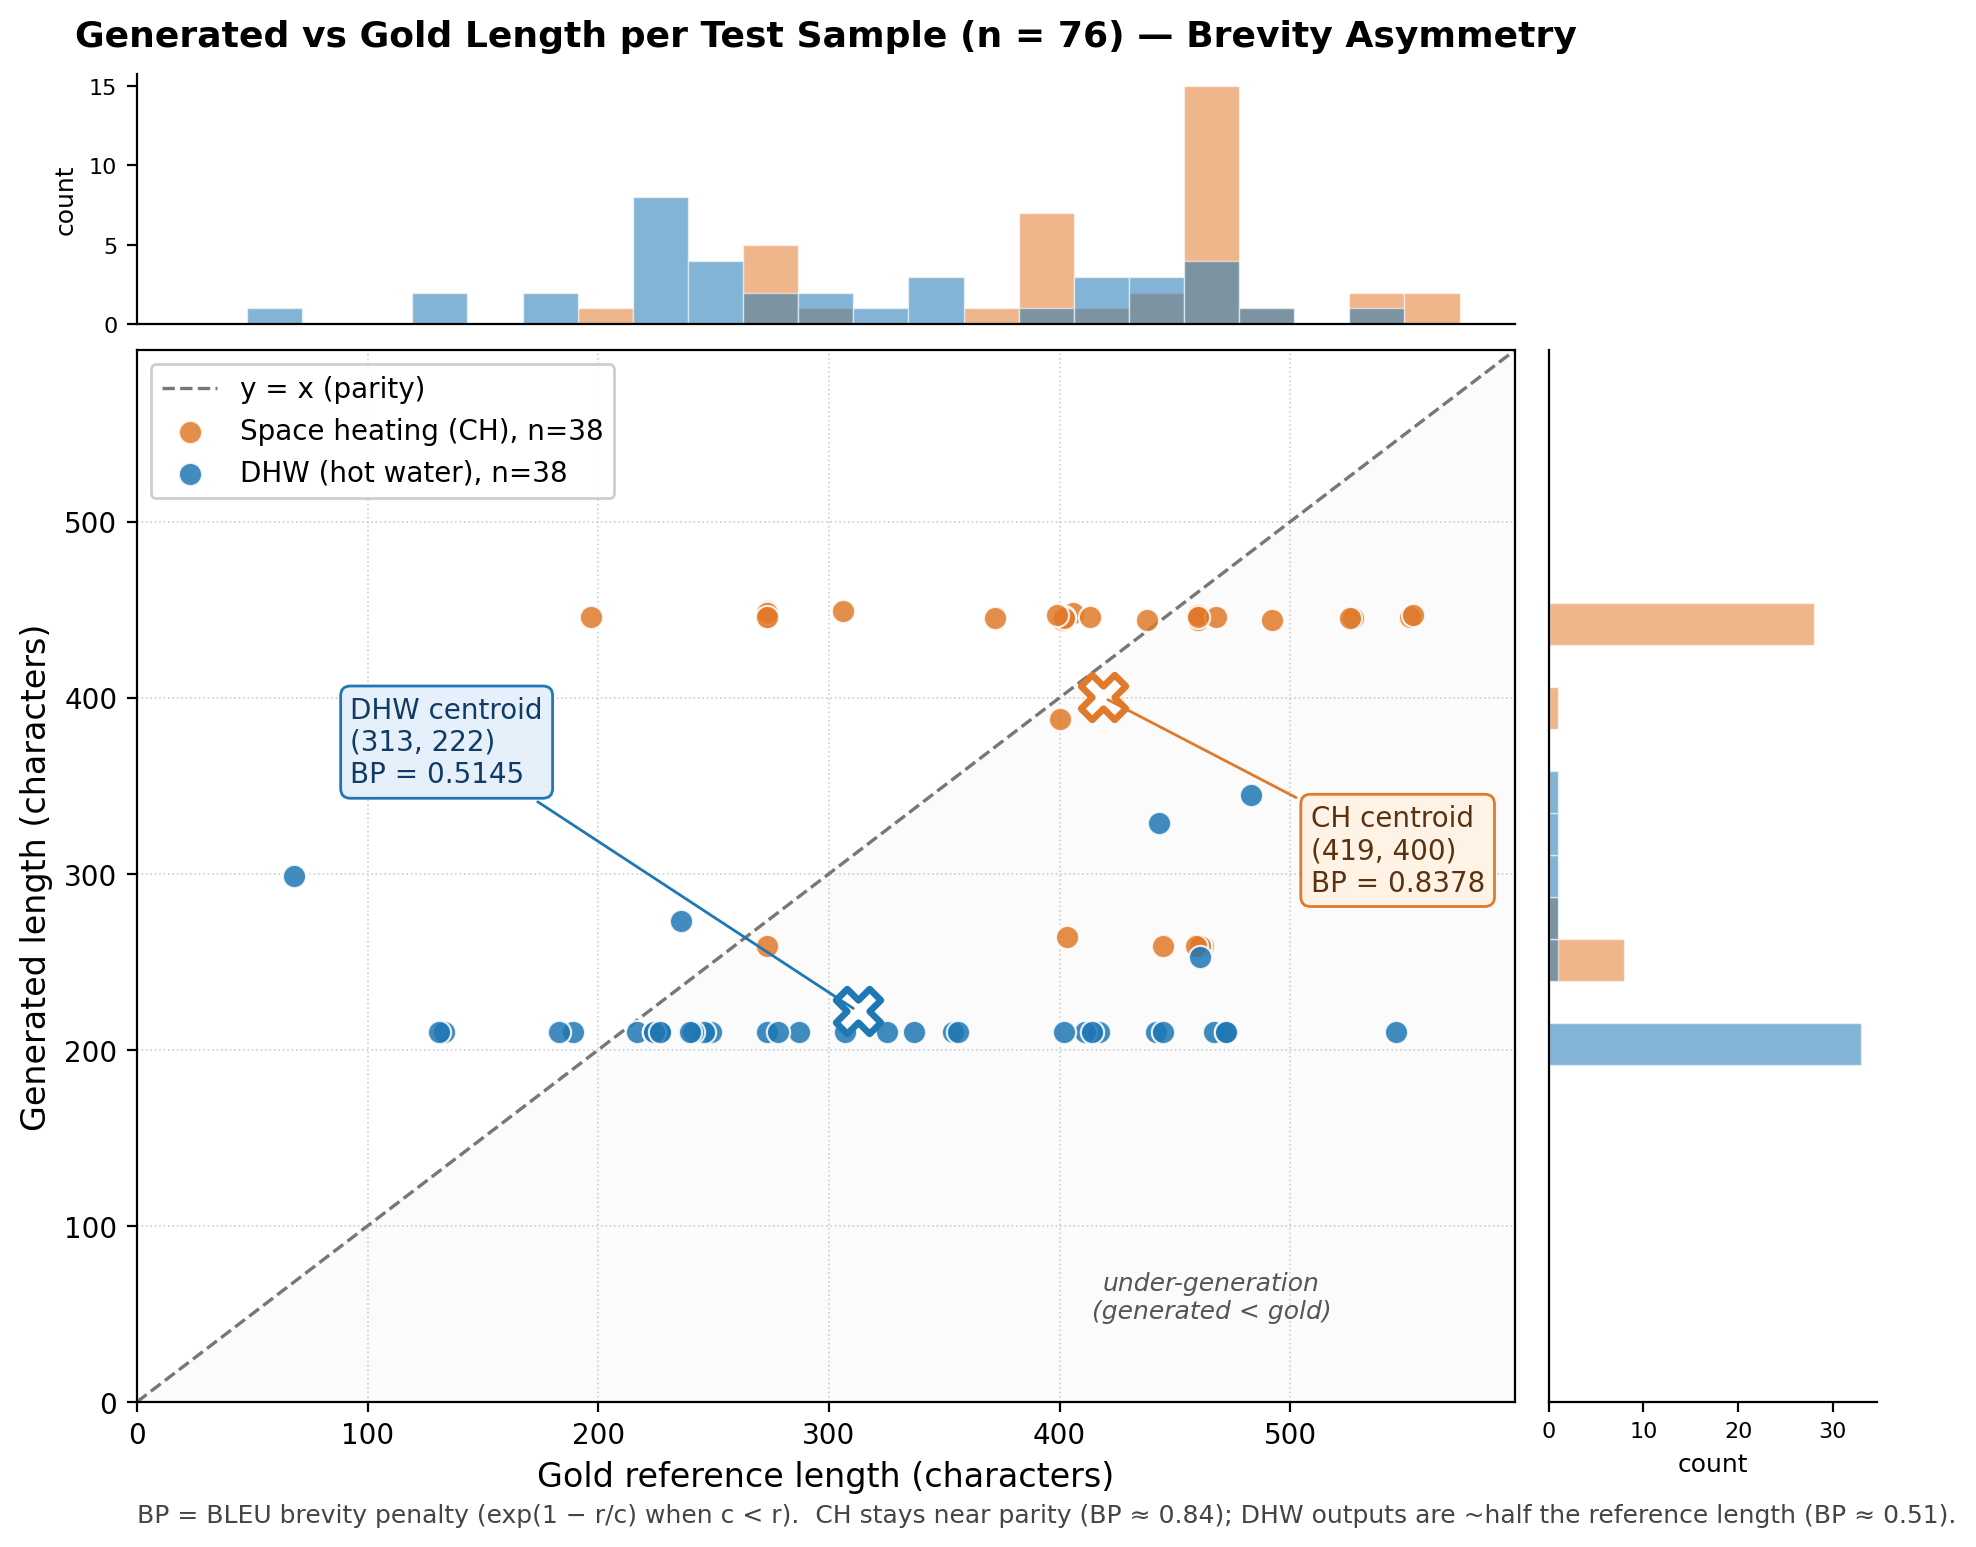

The script that saved this image:
"""fig_007: Generated vs Gold Length (Brevity Asymmetry).

Scatter of per-sample generated text length vs gold reference length, colored
by task (space heating / DHW), with y=x parity line and per-task brevity-
penalty annotations near the cluster centroids. Marginal histograms show the
length distribution on each axis.
"""

from __future__ import annotations

import json
import math
import re
from pathlib import Path

import matplotlib.pyplot as plt
import numpy as np
from matplotlib.gridspec import GridSpec
from matplotlib.lines import Line2D

# ---------------------------------------------------------------------------
# Load the 76 test predictions
# ---------------------------------------------------------------------------
PRED_PATH = Path("/home/wangni/bosch-checkit/results/test_predictions.jsonl")

records = [json.loads(line) for line in PRED_PATH.read_text().splitlines() if line.strip()]
assert len(records) == 76, f"Expected 76 test entries, found {len(records)}"


def task_of(rec: dict) -> str:
    """Classify a record as CH (space heating) or DHW.

    The post_prompt names the commentary task explicitly. We look for the
    German keyword 'Trinkwasser' (DHW) vs 'Heizung'/'Heizkreis' (space heating).
    Fallback heuristic: gold text mentioning Trinkwasser → DHW.
    """
    text = " ".join(
        str(rec.get(k, "")) for k in ("pre_prompt", "post_prompt", "gold")
    ).lower()
    if "trinkwasser" in text or "warmwasser" in text or "dhw" in text:
        return "DHW"
    return "CH"


gold_len = np.array([len(r["gold"]) for r in records], dtype=float)
gen_len = np.array([len(r["generated"]) for r in records], dtype=float)
tasks = np.array([task_of(r) for r in records])

ch_mask = tasks == "CH"
dhw_mask = tasks == "DHW"

# Sanity-check against the spec's aggregate stats (gold CH mean ≈396, DHW ≈312)
print(
    f"CH samples: {ch_mask.sum():d}  gold mean={gold_len[ch_mask].mean():.0f}  "
    f"gen mean={gen_len[ch_mask].mean():.0f}"
)
print(
    f"DHW samples: {dhw_mask.sum():d}  gold mean={gold_len[dhw_mask].mean():.0f}  "
    f"gen mean={gen_len[dhw_mask].mean():.0f}"
)

# Brevity penalty values from the spec (computed offline by evaluate_bosch.py)
BP_CH = 0.8378
BP_DHW = 0.5145

# Colors consistent with fig_005 / fig_006 (CH = warm orange, DHW = cool blue)
COLOR_CH = "#E07A2A"
COLOR_DHW = "#1F77B4"

# ---------------------------------------------------------------------------
# Figure layout: scatter + marginal histograms
# ---------------------------------------------------------------------------
fig = plt.figure(figsize=(10, 8), facecolor="white")
gs = GridSpec(
    2,
    2,
    width_ratios=[4.2, 1.0],
    height_ratios=[1.0, 4.2],
    hspace=0.04,
    wspace=0.04,
    left=0.10,
    right=0.97,
    top=0.93,
    bottom=0.10,
)

ax_main = fig.add_subplot(gs[1, 0])
ax_top = fig.add_subplot(gs[0, 0], sharex=ax_main)
ax_right = fig.add_subplot(gs[1, 1], sharey=ax_main)

# Axis limits with padding so annotations are not clipped
lo = 0.0
hi = float(max(gold_len.max(), gen_len.max())) * 1.08
ax_main.set_xlim(lo, hi)
ax_main.set_ylim(lo, hi)

# ----- main scatter -----
ax_main.plot(
    [lo, hi],
    [lo, hi],
    linestyle="--",
    color="#777777",
    linewidth=1.2,
    zorder=1,
    label="y = x (parity)",
)

ax_main.scatter(
    gold_len[ch_mask],
    gen_len[ch_mask],
    s=70,
    color=COLOR_CH,
    edgecolor="white",
    linewidth=0.8,
    alpha=0.85,
    label=f"Space heating (CH), n={ch_mask.sum()}",
    zorder=3,
)
ax_main.scatter(
    gold_len[dhw_mask],
    gen_len[dhw_mask],
    s=70,
    color=COLOR_DHW,
    edgecolor="white",
    linewidth=0.8,
    alpha=0.85,
    label=f"DHW (hot water), n={dhw_mask.sum()}",
    zorder=3,
)

# ----- centroid markers + brevity-penalty annotations -----
ch_cx, ch_cy = gold_len[ch_mask].mean(), gen_len[ch_mask].mean()
dhw_cx, dhw_cy = gold_len[dhw_mask].mean(), gen_len[dhw_mask].mean()

for cx, cy, color in [(ch_cx, ch_cy, COLOR_CH), (dhw_cx, dhw_cy, COLOR_DHW)]:
    ax_main.scatter(
        [cx], [cy],
        s=260,
        facecolor="white",
        edgecolor=color,
        linewidth=2.4,
        marker="X",
        zorder=4,
    )

ax_main.annotate(
    f"CH centroid\n({ch_cx:.0f}, {ch_cy:.0f})\nBP = {BP_CH:.4f}",
    xy=(ch_cx, ch_cy),
    xytext=(ch_cx + 90, ch_cy - 110),
    fontsize=10,
    color="#5a3210",
    ha="left",
    bbox=dict(
        boxstyle="round,pad=0.35",
        facecolor="#fff3e6",
        edgecolor=COLOR_CH,
        linewidth=1.0,
    ),
    arrowprops=dict(arrowstyle="-", color=COLOR_CH, lw=1.0),
    zorder=5,
)
ax_main.annotate(
    f"DHW centroid\n({dhw_cx:.0f}, {dhw_cy:.0f})\nBP = {BP_DHW:.4f}",
    xy=(dhw_cx, dhw_cy),
    xytext=(dhw_cx - 220, dhw_cy + 130),
    fontsize=10,
    color="#0f3b66",
    ha="left",
    bbox=dict(
        boxstyle="round,pad=0.35",
        facecolor="#e6f0fa",
        edgecolor=COLOR_DHW,
        linewidth=1.0,
    ),
    arrowprops=dict(arrowstyle="-", color=COLOR_DHW, lw=1.0),
    zorder=5,
)

# Quadrant shading: below the diagonal = under-generation
under_x = np.array([lo, hi, hi])
under_y = np.array([lo, hi, lo])
ax_main.fill(under_x, under_y, color="#cccccc", alpha=0.08, zorder=0)
ax_main.text(
    hi * 0.78,
    hi * 0.10,
    "under-generation\n(generated < gold)",
    fontsize=9,
    color="#555555",
    style="italic",
    ha="center",
    va="center",
    zorder=2,
)

ax_main.set_xlabel("Gold reference length (characters)", fontsize=12)
ax_main.set_ylabel("Generated length (characters)", fontsize=12)
ax_main.grid(True, linestyle=":", linewidth=0.6, color="#bbbbbb", alpha=0.7)
ax_main.set_axisbelow(True)

legend = ax_main.legend(
    loc="upper left",
    fontsize=10,
    frameon=True,
    framealpha=0.95,
    edgecolor="#cccccc",
)

# ----- marginal histograms -----
bins = np.linspace(lo, hi, 26)

ax_top.hist(
    gold_len[ch_mask], bins=bins, color=COLOR_CH, alpha=0.55,
    edgecolor="white", linewidth=0.5, label="CH gold",
)
ax_top.hist(
    gold_len[dhw_mask], bins=bins, color=COLOR_DHW, alpha=0.55,
    edgecolor="white", linewidth=0.5, label="DHW gold",
)
ax_top.set_ylabel("count", fontsize=9)
ax_top.tick_params(axis="x", labelbottom=False, length=0)
ax_top.tick_params(axis="y", labelsize=8)
ax_top.spines["top"].set_visible(False)
ax_top.spines["right"].set_visible(False)
ax_top.set_title(
    "Generated vs Gold Length per Test Sample (n = 76) — Brevity Asymmetry",
    fontsize=13,
    fontweight="bold",
    pad=10,
)

ax_right.hist(
    gen_len[ch_mask], bins=bins, color=COLOR_CH, alpha=0.55,
    edgecolor="white", linewidth=0.5, orientation="horizontal",
)
ax_right.hist(
    gen_len[dhw_mask], bins=bins, color=COLOR_DHW, alpha=0.55,
    edgecolor="white", linewidth=0.5, orientation="horizontal",
)
ax_right.set_xlabel("count", fontsize=9)
ax_right.tick_params(axis="y", labelleft=False, length=0)
ax_right.tick_params(axis="x", labelsize=8)
ax_right.spines["top"].set_visible(False)
ax_right.spines["right"].set_visible(False)

# ----- subtitle / interpretation strip -----
fig.text(
    0.10,
    0.025,
    "BP = BLEU brevity penalty (exp(1 − r/c) when c < r).  "
    "CH stays near parity (BP ≈ 0.84); DHW outputs are ~half the reference length (BP ≈ 0.51).",
    fontsize=9,
    color="#444444",
    ha="left",
)

# ---------------------------------------------------------------------------
out_path = Path(
    "/home/wangni/notion-figures/"
    "bosch-checkit-expert-commentary-generation-for-heat-pump-tim/fig_007.png"
)
out_path.parent.mkdir(parents=True, exist_ok=True)
fig.savefig(out_path, dpi=200, bbox_inches="tight", facecolor="white")
plt.close(fig)
print(f"saved {out_path}  ({out_path.stat().st_size/1024:.1f} KB)")
